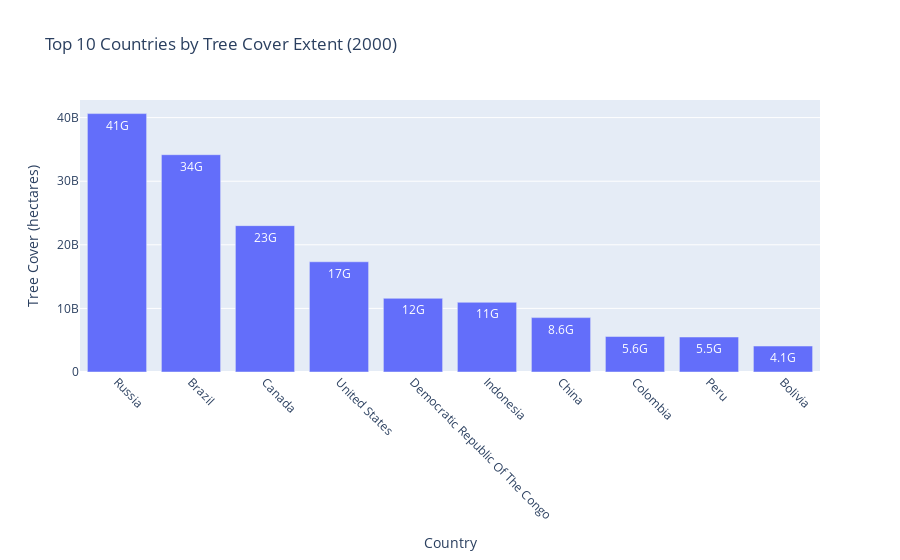

The notebook cell saved with this chart:
### Markdown cell above
### 3 Tree Cover Extent Analysis

### Code cell
cover_by_country = (
        df.groupby("country", as_index=False)["umd_tree_cover_extent_2000__ha"]
        .sum()
        .sort_values("umd_tree_cover_extent_2000__ha", ascending=False)
        .head(10)
    )

fig = px.bar(cover_by_country,
                 x="country",
                 y="umd_tree_cover_extent_2000__ha",
                 text_auto='.2s',
                 title="Top 10 Countries by Tree Cover Extent (2000)",
                 labels={"umd_tree_cover_extent_2000__ha": "Tree Cover (hectares)", "country": "Country"})
fig.update_xaxes(tickangle=45)
fig.show()

### Figure 1 — Plotly figure (JSON) as saved in the notebook; plotly's stock layout.template omitted (floating-point values rounded to 4 significant figures)
{"data": [{"hovertemplate": "Country=%{x}<br>Tree Cover (hectares)=%{y}<extra></extra>", "legendgroup": "", "marker": {"color": "#636efa", "pattern": {"shape": ""}}, "name": "", "orientation": "v", "showlegend": false, "textposition": "auto", "texttemplate": "%{y:.2s}", "type": "bar", "x": ["Russia", "Brazil", "Canada", "United States", "Democratic Republic Of The Congo", "Indonesia", "China", "Colombia", "Peru", "Bolivia"], "xaxis": "x", "y": [40630000000.0, 34170000000.0, 23020000000.0, 17330000000.0, 11590000000.0, 10960000000.0, 8551000000.0, 5579000000.0, 5504000000.0, 4078000000.0], "yaxis": "y"}], "layout": {"barmode": "relative", "legend": {"tracegroupgap": 0}, "title": {"text": "Top 10 Countries by Tree Cover Extent (2000)"}, "xaxis": {"anchor": "y", "domain": [0, 1], "tickangle": 45, "title": {"text": "Country"}}, "yaxis": {"anchor": "x", "domain": [0, 1], "title": {"text": "Tree Cover (hectares)"}}}}
